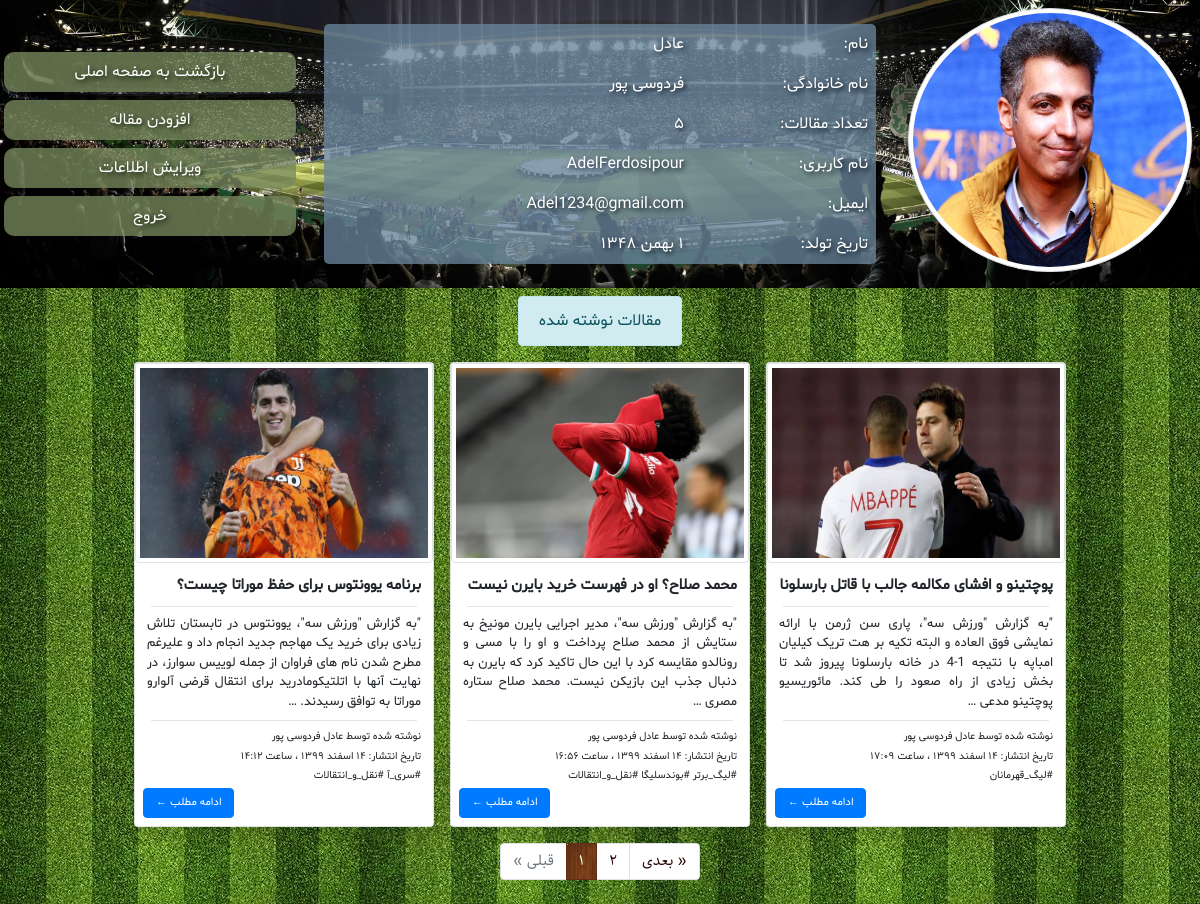
/football/dashboard (signed in), run on the app's committed database.
### football/models.py (models this page shows, shortened)
class UserProfile(models.Model):
    user = models.OneToOneField(User, on_delete=models.CASCADE, related_name='profile')
    picture = models.ImageField(upload_to='profile_images', verbose_name='تصویر')
    birthday = models.DateField(verbose_name='تاریخ تولد')
    class Meta:
        verbose_name = 'نویسنده'
        verbose_name_plural = 'نویسندگان'
    def __str__(self):
        return '{} {}'.format(self.user.first_name, self.user.last_name)

class Article(models.Model):
    STATUS_CHOICES = (
        ('D', 'پیش نویس'),
        ('P', 'منتشر شده')
    )
    title = models.CharField(max_length=100, verbose_name='عنوان')
    author = models.ForeignKey(UserProfile, on_delete=models.SET_NULL, null=True,
        related_name='articles', verbose_name='نویسنده')
    content = models.TextField(verbose_name='محتوا')
    thumbnail = models.ImageField(upload_to='images', verbose_name='تصویر')
    slug = models.SlugField(max_length=100, unique=True, verbose_name='آدرس مقاله')
    categories = models.ManyToManyField(Category, related_name='articles',
        verbose_name='دسته بندی ها')
    publish = models.DateTimeField(default=timezone.now, verbose_name='زمان انتشار')
    created = models.DateTimeField(auto_now_add=True)
    updated = models.DateTimeField(auto_now=True)
    status = models.CharField(max_length=1, choices=STATUS_CHOICES, verbose_name='وضعیت')
    class Meta:
        verbose_name = 'مقاله'
        verbose_name_plural = 'مقالات'
    def jpublish(self):
        return datetime_to_jalali_str(self.publish)
    jpublish.short_description = 'زمان انتشار'
    objects = ArticleManager()

class Category(models.Model):
    name = models.CharField(max_length=100, unique=True, verbose_name='عنوان')
    slug = models.SlugField(max_length=100, unique=True, verbose_name='آدرس دسته بندی')
    position = models.IntegerField(verbose_name='جایگاه')
    class Meta:
        verbose_name = 'دسته بندی'
        verbose_name_plural = 'دسته بندی ها'
        ordering = ['position']

### football/views.py (the view)
# urls.py: path('dashboard', views.dashboard, name='dashboard'),
@login_required
def dashboard(request):
    profile = request.user.profile
    article_list = profile.articles.published()
    paginator = Paginator(article_list, 3)
    page_number = request.GET.get('page', 1)
    articles = paginator.get_page(page_number)
    context = {
        'profile': profile,
        'articles': articles,
    }
    return render(request, 'football/dashboard.html', context)

### extensions/jalali.py (called while the page is built)
    def persian_tuple(self):
        return self.persian_year, self.persian_month, self.persian_day

### extensions/utils.py (called while the page is built)
def numbers_to_persian(string):
    en_to_fa = {
        '0': '۰',
        '1': '۱',
        '2': '۲',
        '3': '۳',
        '4': '۴',
        '5': '۵',
        '6': '۶',
        '7': '۷',
        '8': '۸',
        '9': '۹',
    }
    for en, fa in en_to_fa.items():
        string = string.replace(en, fa)
    return string

def datetime_to_jalali_str(time):
    jalali_month = (
        'فروردین',
        'اردیبهشت',
        'خرداد',
        'تیر',
        'مرداد',
        'شهریور',
        'مهر',
        'آبان',
        'آذر',
        'دی',
        'بهمن',
        'اسفند'
    )
    time = timezone.localtime(time)
    year, month, day = jalali.Gregorian(time.year, time.month, time.day).persian_tuple()
    jalali_to_str = '{} {} {} ، ساعت {:02d}:{:02d}'.format(
        day,
        jalali_month[month-1],
        year,
        time.hour,
        time.minute
    )
    return numbers_to_persian(jalali_to_str)

def date_to_jalali_str(date):
    jalali_month = (
        'فروردین',
        'اردیبهشت',
        'خرداد',
        'تیر',
        'مرداد',
        'شهریور',
        'مهر',
        'آبان',
        'آذر',
        'دی',
        'بهمن',
        'اسفند'
    )
    year, month, day = jalali.Gregorian(date.year, date.month, date.day).persian_tuple()
    jalali_to_str = '{} {} {}'.format(day, jalali_month[month-1], year)
    return numbers_to_persian(jalali_to_str)

### football/models.py (called while the page is built)
    def published(self):
        return self.filter(status='P')

### football/templatetags/base_filters.py (called while the page is built)
@register.filter
@stringfilter
def to_persian(mystr):
    return numbers_to_persian(mystr)

@register.filter
@stringfilter
def underscored(mystr):
    return mystr.replace(' ', '_')

@register.filter
def date_to_jalali(mystr):
    return date_to_jalali_str(mystr)

### football/templatetags/base_tags.py (called while the page is built)
@register.inclusion_tag('football/article_card.html')
def article_card(article):
    return {
        'article': article,
    }

@register.inclusion_tag('football/article_pagination.html')
def article_pagination(page_obj):
    return {
        'articles': page_obj,
    }

### templates/football/dashboard.html (shortened to what this page needs)
<!DOCTYPE html>
{% load static %}
{% load base_filters %}
{% load base_tags %}
<html>
<head>
    <link rel="stylesheet" href="https://maxcdn.bootstrapcdn.com/bootstrap/4.5.2/css/bootstrap.min.css">
	<link rel="stylesheet" href="https://cdnjs.cloudflare.com/ajax/libs/font-awesome/4.7.0/css/font-awesome.min.css">
    <link rel='stylesheet' href='{% static "football/css/dashboard.css" %}'>
    <link rel='stylesheet' href='{% static "football/css/article_card.css" %}'>
	<link rel='stylesheet' href='{% static "football/css/article_pagination.css" %}'>
</head>
<body>
    <header class='row container-fluid p-0 m-0 text-white'>
        <div class='col-md-3 p-2'>
            <img src='{{profile.picture.url}}' class='d-block w-100 rounded-circle img-thumbnail profile-img'>
        </div>
        <div class='col-md-6 p-4'>
            <div class='container-fluid user-info'>
                <div class='row pu-2'>
                    <div class='col-sm-4 text-right p-2'>نام:</div>
                    <div class='col-sm-8 text-right p-2'>{{profile.user.first_name}}</div>
                </div>
                <div class='row'>
                    <div class='col-sm-4 text-right p-2'>نام خانوادگی:</div>
                    <div class='col-sm-8 text-right p-2'>{{profile.user.last_name}}</div>
                </div>
                <div class='row'>
                    <div class='col-sm-4 text-right p-2'>تعداد مقالات:</div>
                    <div class='col-sm-8 text-right p-2'>{{articles.paginator.count|to_persian}}</div>
                </div>
                <div class='row'>
                    <div class='col-sm-4 text-right p-2'>نام کاربری:</div>
                    <div class='col-sm-8 text-right p-2'>{{profile.user.username}}</div>
                </div>
                <div class='row'>
                    <div class='col-sm-4 text-right p-2'>ایمیل:</div>
                    <div class='col-sm-8 text-right p-2'>{{profile.user.email}}</div>
                </div>
                <div class='row'>
                    <div class='col-sm-4 text-right p-2'>تاریخ تولد:</div>
                    <div class='col-sm-8 text-right p-2'>{{profile.birthday|date_to_jalali}}</div>
                </div>
            </div>
        </div>
        <aside class='col-md-3 p-0 text-center d-flex flex-column justify-content-center'>
            <a type='button' class='d-block text-white m-1 p-2' href='{% url "football:home" %}'>
                بازگشت به صفحه اصلی
            </a>
            <a type='button' class='d-block text-white m-1 p-2' href='{% url "football:add-article" %}'>
                افزودن مقاله
            </a>
            <a type='button' class='d-block text-white m-1 p-2' href='#'>
                ویرایش اطلاعات
            </a>
            <a type='button' class='d-block text-white m-1 p-2' href='{% url "football:sign-out" %}'>
                خروج
            </a>
        </aside>
    </header>
    <main class='container-fluid p-0 m-0'>
        <div class='text-center p-2'>
            <span class='d-inline-block alert alert-info m-0'>مقالات نوشته شده</span>
        </div>
        <div class='w-100 d-flex flex-row-reverse flex-wrap justify-content-center align-items-start'>
        {% if articles %}
            {% for article in articles %}
                {% article_card article %}
            {% endfor %}
        {% else %}
        <div class='text-center p-2'>
            <span class='d-inline-block alert alert-warning m-0'>شما هنوز هیچ مقاله ای ننوشته اید</span>
        </div>
        {% endif %}
        </div>
        {% if articles.has_other_pages %}
            {% article_pagination articles %}
        {% endif %}
    </main>
</body>
</html>

### templates/football/article_card.html
{% load base_filters %}
<article class='card m-2 shadow article'>
    <img src='{{article.thumbnail.url}}' class='img-thumbnail card-img-top article-img'>
    <div class='p-2'>
        <p class='font-weight-bold text-right m-1 title'>{{article.title}}</p>
        <hr class='m-2'>
        <p class='text-justify m-1'>{{article.content|truncatewords:40}}</p>
        <hr class='m-2'>
        <p class='small text-right m-1'>نوشته شده توسط {{article.author}}</p>
        <p class='small text-right m-1'>تاریخ انتشار: {{article.jpublish}}</p>
        <p class='small text-right m-1'>
            {% for category in article.categories.all %}
            <span>#{{category.name|underscored}}</span>
            {% endfor %}
        </p>
        <a href='{% url "football:article" article.slug %}' class="btn btn-primary continue" role="button">ادامه مطلب &larr;</a>
    </div>
</article>

### static/football/css/dashboard.css (style rules this page uses)
body { direction: rtl; font-family: Shabnam; }
img.profile-img { height: 22vw; }
header { background-image: url('../images/header_bg.jpg'); background-size: cover; background-position: center; }
.user-info { background-color: #68859cc7; border-radius: 5px; text-shadow: 2px 2px 5px #050f1d; }
main { background-image: url('../images/content_bg.jpg'); background-repeat: repeat; }
aside { border-radius: 0; }
aside a { background-color: #77885dc7; border-radius: 10px; text-shadow: 2px 2px 5px #091d05; }

### static/football/css/article_card.css (style rules this page uses)
article { font-family: Shabnam; font-size: 13px; width: 300px; }
.title { font-size: 15px; }
.article-img { height: 200px; }
.continue { font-size: 11px; }

### data on the page
UserProfile: picture (picture), user.first_name "عادل", user.last_name "فردوسی پور", user.username "AdelFerdosipour", user.email "Adel1234@gmail.com", birthday "۱ بهمن ۱۳۴۸"
Article: thumbnail (picture), title "برنامه یوونتوس برای حفظ موراتا چیست؟", content "\"به گزارش \"ورزش سه\"، یوونتوس در تابستان تلاش زیادی برای خرید یک مهاجم جدید انجام داد و علیرغم مطرح شدن نام های فراوان از جمله لوییس سوارز، در نهایت آنها با اتلتیکومادرید برای انتقال قرضی آلوارو موراتا به توافق رسیدند. …", author "عادل فردوسی پور", jpublish "۱۴ اسفند ۱۳۹۹ ، ساعت ۱۴:۱۲"
Category: name|underscored "سری_آ"
Category: name|underscored "نقل_و_انتقالات"
Article: thumbnail (picture), title "محمد صلاح؟ او در فهرست خرید بایرن نیست", content "\"به گزارش \"ورزش سه\"، مدیر اجرایی بایرن مونیخ به ستایش از محمد صلاح پرداخت و او را با مسی و رونالدو مقایسه کرد با این حال تاکید کرد که بایرن به دنبال جذب این بازیکن نیست. محمد صلاح ستاره مصری …", author "عادل فردوسی پور", jpublish "۱۴ اسفند ۱۳۹۹ ، ساعت ۱۶:۵۶"
Category: name|underscored "لیگ_برتر"
Category: name|underscored "بوندسلیگا"
Article: thumbnail (picture), title "پوچتینو و افشای مکالمه جالب با قاتل بارسلونا", content "\"به گزارش \"ورزش سه\"، پاری سن ژرمن با ارائه نمایشی فوق العاده و البته تکیه بر هت تریک کیلیان امباپه با نتیجه 1-4 در خانه بارسلونا پیروز شد تا بخش زیادی از راه صعود را طی کند. مائوریسیو پوچتینو مدعی …", author "عادل فردوسی پور", jpublish "۱۴ اسفند ۱۳۹۹ ، ساعت ۱۷:۰۹"
Category: name|underscored "لیگ_قهرمانان"

### other printed values
{{ articles.paginator.count|to_persian }} "۵"
{{ i|to_persian }} "۱"
{{ i|to_persian }} "۲"
